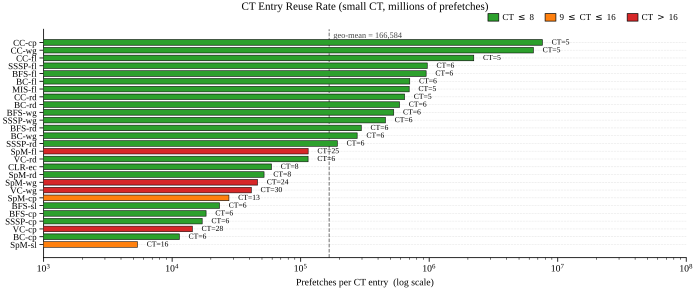

The script that drew this image:
#!/usr/bin/env python3
"""Round-2 Effectiveness Fig E3: CT Entry Reuse Rate.

Horizontal bar chart, log-scale x-axis, of CT reuse per entry:

    reuse = pf_useful / ct_peak

A 5-25-entry Chain Table drives 10^4 .. 10^7 prefetches per workload —
demonstrating that GRASP's tiny storage footprint pays for itself
many orders of magnitude over.

Bars are coloured by `ct_peak`:
  *  ≤ 8 entries → green (small)
  *  ≤ 16        → orange (medium)
  *  > 16        → red    (large)

Annotations: CT peak count next to each bar (e.g. "CT=6").

Data source: ima_plan/07_paper_outline/figures/effectiveness_data.json
            (`derived.ct_reuse_per_entry`, `grasp.grasp_storage.ct_peak`)
Workload: ORDERED_27 minus the one with no CT data.
"""

from __future__ import annotations

import json
import sys
from pathlib import Path

import numpy as np

# ── Plot style ───────────────────────────────────────────────────────────────
_REPO = Path(__file__).resolve().parents[4]
sys.path.insert(0, str(_REPO / "ima_plan/07_paper_outline/plot_style"))
from plot_util import apply_style, save_fig                          # noqa: E402
from workload_names import ORDERED_27, SHORT_NAME                    # noqa: E402

apply_style()
import matplotlib.pyplot as plt                                      # noqa: E402
from matplotlib.patches import Patch                                 # noqa: E402

OUT_DIR = Path(__file__).resolve().parent
DATA_JSON = _REPO / "ima_plan/07_paper_outline/figures/effectiveness_data.json"

# ── Colours ──────────────────────────────────────────────────────────────────
C_SMALL = "#2CA02C"   # ≤  8 entries
C_MED   = "#FF800E"   # ≤ 16
C_BIG   = "#D62728"   # >  16


def color_for(ct):
    if ct <= 8:  return C_SMALL
    if ct <= 16: return C_MED
    return C_BIG


# ── Load ─────────────────────────────────────────────────────────────────────
DATA = json.loads(DATA_JSON.read_text())["workloads"]

rows: list[tuple[str, int, float]] = []     # (key, ct_peak, reuse)
skipped = []
for k in ORDERED_27:
    rec = DATA.get(k) or {}
    storage = (rec.get("grasp") or {}).get("grasp_storage")
    derived = rec.get("derived") or {}
    reuse = derived.get("ct_reuse_per_entry")
    if not storage or reuse is None or reuse <= 0:
        skipped.append(k)
        continue
    rows.append((k, int(storage["ct_peak"]), float(reuse)))

# Sort high → low so the most reused workloads are at the top.
rows.sort(key=lambda r: r[2], reverse=True)

n = len(rows)
keys   = [r[0] for r in rows]
labels = [SHORT_NAME[k] for k in keys]
cts    = np.array([r[1] for r in rows])
reuses = np.array([r[2] for r in rows])
colors = [color_for(c) for c in cts]

# ── Plot ─────────────────────────────────────────────────────────────────────
fig, ax = plt.subplots(figsize=(7.0, 2.94), constrained_layout=True)

y = np.arange(n)
bars = ax.barh(
    y, reuses, 0.72,
    color=colors, edgecolor="black", linewidth=0.4,
    zorder=3,
)

# Annotate "CT=N" inside (or right of) each bar
for bar, c, r in zip(bars, cts, reuses):
    txt = f"CT={c}"
    # Place outside the bar end with small margin (log scale).
    ax.text(
        r * 1.18, bar.get_y() + bar.get_height() / 2,
        txt, ha="left", va="center", fontsize=5.5, color="black",
        zorder=6,
    )

ax.set_xscale("log")
ax.set_xlim(1e3, max(reuses.max() * 4, 1e8))
ax.set_yticks(y)
ax.set_yticklabels(labels, fontsize=6.5)
ax.invert_yaxis()
ax.set_xlabel("Prefetches per CT entry  (log scale)", fontsize=7)
ax.tick_params(axis="x", labelsize=7)
ax.tick_params(axis="y", labelsize=6.5)

# Geomean reference line
log_geo = float(np.exp(np.mean(np.log(reuses))))
ax.axvline(x=log_geo, color="#444444", linestyle="--",
           linewidth=0.7, alpha=0.8, zorder=2)
# Place the label *above* the topmost data row to avoid overlap with any bar.
ax.text(
    log_geo, -0.35, f"  geo-mean = {log_geo:,.0f}",
    ha="left", va="bottom", fontsize=6, color="#444444",
)

# Legend (CT-size buckets)
legend_handles = [
    Patch(facecolor=C_SMALL, edgecolor="black", label="CT $\\leq$ 8"),
    Patch(facecolor=C_MED,   edgecolor="black", label="9 $\\leq$ CT $\\leq$ 16"),
    Patch(facecolor=C_BIG,   edgecolor="black", label="CT $>$ 16"),
]
ax.legend(
    handles=legend_handles,
    ncol=3, fontsize=6.5, frameon=False,
    loc="upper right", bbox_to_anchor=(1.0, 1.10),
    handlelength=1.2, handleheight=0.9,
    columnspacing=1.2,
)

ax.set_title(
    "CT Entry Reuse Rate "
    "(small CT, millions of prefetches)",
    fontsize=8, pad=14,
)

save_fig(fig, "proto_r2_e3_ct_reuse", OUT_DIR)
plt.close(fig)

# ── Verification ─────────────────────────────────────────────────────────────
print(f"Saved: {OUT_DIR}/proto_r2_e3_ct_reuse.{{pdf,svg}}")
print(f"workloads = {n}   skipped = {skipped}")
print(f"reuse range:  min = {reuses.min():,.0f}    max = {reuses.max():,.0f}")
print(f"reuse geomean = {log_geo:,.0f}")
print(f"CT-peak range: min = {cts.min()}    max = {cts.max()}")
print()
print("Top-5 reuse (CT, reuse):")
for k, c, r in rows[:5]:
    print(f"  {SHORT_NAME[k]:9s}  CT={c:>2}   reuse = {r:>12,.0f}")
print("\nBottom-5 reuse:")
for k, c, r in rows[-5:]:
    print(f"  {SHORT_NAME[k]:9s}  CT={c:>2}   reuse = {r:>12,.0f}")
